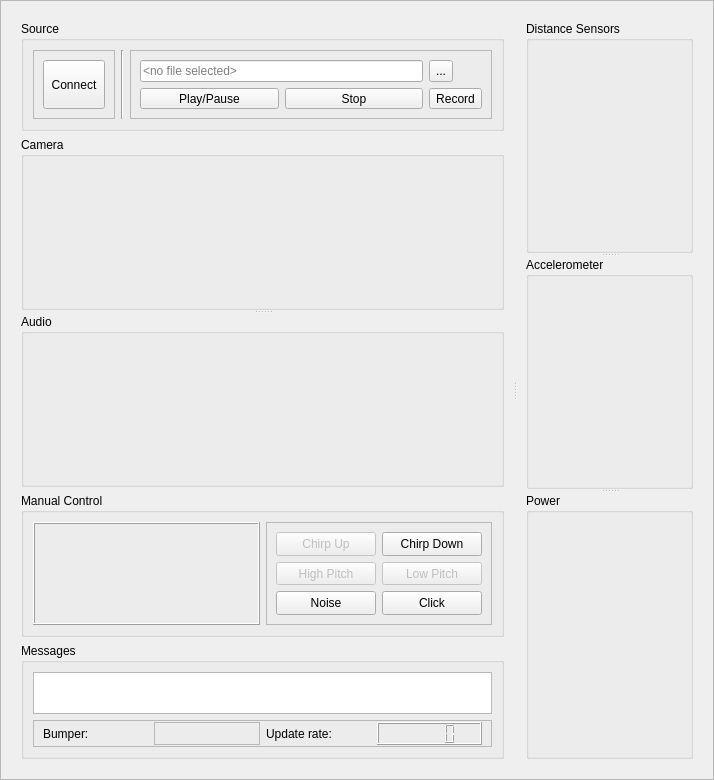
<?xml version="1.0" encoding="UTF-8"?>
<ui version="4.0">
 <class>RobotinoWindow</class>
 <widget class="QFrame" name="RobotinoWindow">
  <property name="geometry">
   <rect>
    <x>0</x>
    <y>0</y>
    <width>714</width>
    <height>780</height>
   </rect>
  </property>
  <property name="windowTitle">
   <string>Robotino</string>
  </property>
  <property name="windowIcon">
   <iconset resource="robotino-ressources.qrc">
    <normaloff>:/robotino-icon.png</normaloff>:/robotino-icon.png</iconset>
  </property>
  <property name="frameShape">
   <enum>QFrame::StyledPanel</enum>
  </property>
  <property name="frameShadow">
   <enum>QFrame::Raised</enum>
  </property>
  <layout class="QGridLayout" name="gridLayout_7">
   <item row="0" column="0">
    <widget class="QSplitter" name="splitter">
     <property name="sizePolicy">
      <sizepolicy hsizetype="Minimum" vsizetype="Preferred">
       <horstretch>0</horstretch>
       <verstretch>0</verstretch>
      </sizepolicy>
     </property>
     <property name="orientation">
      <enum>Qt::Horizontal</enum>
     </property>
     <widget class="QFrame" name="LeftFrame">
      <property name="sizePolicy">
       <sizepolicy hsizetype="Minimum" vsizetype="Preferred">
        <horstretch>0</horstretch>
        <verstretch>0</verstretch>
       </sizepolicy>
      </property>
      <property name="frameShape">
       <enum>QFrame::NoFrame</enum>
      </property>
      <property name="frameShadow">
       <enum>QFrame::Raised</enum>
      </property>
      <property name="lineWidth">
       <number>0</number>
      </property>
      <layout class="QVBoxLayout" name="verticalLayout" stretch="0,3,0,1">
       <item>
        <widget class="QGroupBox" name="groupBox">
         <property name="sizePolicy">
          <sizepolicy hsizetype="Minimum" vsizetype="Preferred">
           <horstretch>0</horstretch>
           <verstretch>0</verstretch>
          </sizepolicy>
         </property>
         <property name="title">
          <string>Source</string>
         </property>
         <property name="flat">
          <bool>true</bool>
         </property>
         <layout class="QGridLayout" name="gridLayout_4">
          <item row="0" column="0">
           <widget class="QFrame" name="frame_3">
            <property name="sizePolicy">
             <sizepolicy hsizetype="Preferred" vsizetype="Preferred">
              <horstretch>0</horstretch>
              <verstretch>0</verstretch>
             </sizepolicy>
            </property>
            <property name="frameShape">
             <enum>QFrame::StyledPanel</enum>
            </property>
            <property name="frameShadow">
             <enum>QFrame::Raised</enum>
            </property>
            <layout class="QVBoxLayout" name="verticalLayout_8">
             <item>
              <widget class="QToolButton" name="ConnectButton">
               <property name="sizePolicy">
                <sizepolicy hsizetype="Minimum" vsizetype="Preferred">
                 <horstretch>0</horstretch>
                 <verstretch>0</verstretch>
                </sizepolicy>
               </property>
               <property name="minimumSize">
                <size>
                 <width>62</width>
                 <height>0</height>
                </size>
               </property>
               <property name="text">
                <string>Connect</string>
               </property>
               <property name="autoRaise">
                <bool>false</bool>
               </property>
              </widget>
             </item>
            </layout>
           </widget>
          </item>
          <item row="0" column="2">
           <widget class="QFrame" name="filePlayRecordPanel">
            <property name="sizePolicy">
             <sizepolicy hsizetype="Expanding" vsizetype="Preferred">
              <horstretch>0</horstretch>
              <verstretch>0</verstretch>
             </sizepolicy>
            </property>
            <property name="frameShape">
             <enum>QFrame::StyledPanel</enum>
            </property>
            <property name="frameShadow">
             <enum>QFrame::Raised</enum>
            </property>
            <layout class="QGridLayout" name="gridLayout_5">
             <item row="0" column="0" colspan="2">
              <widget class="QLineEdit" name="lineEdit">
               <property name="sizePolicy">
                <sizepolicy hsizetype="Minimum" vsizetype="Preferred">
                 <horstretch>2</horstretch>
                 <verstretch>0</verstretch>
                </sizepolicy>
               </property>
               <property name="sizeIncrement">
                <size>
                 <width>2</width>
                 <height>0</height>
                </size>
               </property>
               <property name="baseSize">
                <size>
                 <width>2</width>
                 <height>0</height>
                </size>
               </property>
               <property name="placeholderText">
                <string>&lt;no file selected&gt;</string>
               </property>
              </widget>
             </item>
             <item row="1" column="0">
              <widget class="QToolButton" name="playPause">
               <property name="sizePolicy">
                <sizepolicy hsizetype="Preferred" vsizetype="Preferred">
                 <horstretch>0</horstretch>
                 <verstretch>0</verstretch>
                </sizepolicy>
               </property>
               <property name="text">
                <string>Play/Pause</string>
               </property>
               <property name="icon">
                <iconset resource="robotino-ressources.qrc">
                 <normaloff>:/icons/media-playback-start.png</normaloff>
                 <normalon>:/icons/media-playback-pause.png</normalon>:/icons/media-playback-start.png</iconset>
               </property>
               <property name="checkable">
                <bool>true</bool>
               </property>
              </widget>
             </item>
             <item row="1" column="1">
              <widget class="QToolButton" name="playRecordStop">
               <property name="sizePolicy">
                <sizepolicy hsizetype="Preferred" vsizetype="Preferred">
                 <horstretch>0</horstretch>
                 <verstretch>0</verstretch>
                </sizepolicy>
               </property>
               <property name="text">
                <string>Stop</string>
               </property>
               <property name="icon">
                <iconset>
                 <normalon>:/icons/media-playback-stop.png</normalon>
                </iconset>
               </property>
              </widget>
             </item>
             <item row="1" column="2">
              <widget class="QToolButton" name="record">
               <property name="sizePolicy">
                <sizepolicy hsizetype="Preferred" vsizetype="Preferred">
                 <horstretch>0</horstretch>
                 <verstretch>0</verstretch>
                </sizepolicy>
               </property>
               <property name="text">
                <string>Record</string>
               </property>
               <property name="icon">
                <iconset resource="robotino-ressources.qrc">
                 <normaloff>:/icons/media-record-inactive.png</normaloff>
                 <normalon>:/icons/media-record.png</normalon>:/icons/media-record-inactive.png</iconset>
               </property>
               <property name="checkable">
                <bool>true</bool>
               </property>
              </widget>
             </item>
             <item row="0" column="2">
              <widget class="QToolButton" name="fileChoose">
               <property name="sizePolicy">
                <sizepolicy hsizetype="Fixed" vsizetype="Preferred">
                 <horstretch>0</horstretch>
                 <verstretch>0</verstretch>
                </sizepolicy>
               </property>
               <property name="text">
                <string>...</string>
               </property>
              </widget>
             </item>
            </layout>
           </widget>
          </item>
          <item row="0" column="1">
           <widget class="Line" name="line">
            <property name="sizePolicy">
             <sizepolicy hsizetype="Fixed" vsizetype="Preferred">
              <horstretch>0</horstretch>
              <verstretch>0</verstretch>
             </sizepolicy>
            </property>
            <property name="orientation">
             <enum>Qt::Vertical</enum>
            </property>
           </widget>
          </item>
         </layout>
        </widget>
       </item>
       <item>
        <widget class="QSplitter" name="splitter_2">
         <property name="sizePolicy">
          <sizepolicy hsizetype="Minimum" vsizetype="Preferred">
           <horstretch>0</horstretch>
           <verstretch>0</verstretch>
          </sizepolicy>
         </property>
         <property name="orientation">
          <enum>Qt::Vertical</enum>
         </property>
         <widget class="QGroupBox" name="cameraPanel">
          <property name="sizePolicy">
           <sizepolicy hsizetype="Minimum" vsizetype="Preferred">
            <horstretch>0</horstretch>
            <verstretch>0</verstretch>
           </sizepolicy>
          </property>
          <property name="baseSize">
           <size>
            <width>120</width>
            <height>60</height>
           </size>
          </property>
          <property name="title">
           <string>Camera</string>
          </property>
          <property name="flat">
           <bool>true</bool>
          </property>
          <layout class="QVBoxLayout" name="verticalLayout_4"/>
         </widget>
         <widget class="QGroupBox" name="audioPanel">
          <property name="sizePolicy">
           <sizepolicy hsizetype="Minimum" vsizetype="Preferred">
            <horstretch>0</horstretch>
            <verstretch>0</verstretch>
           </sizepolicy>
          </property>
          <property name="minimumSize">
           <size>
            <width>0</width>
            <height>0</height>
           </size>
          </property>
          <property name="baseSize">
           <size>
            <width>120</width>
            <height>60</height>
           </size>
          </property>
          <property name="title">
           <string>Audio</string>
          </property>
          <property name="flat">
           <bool>true</bool>
          </property>
          <layout class="QVBoxLayout" name="verticalLayout_7"/>
         </widget>
        </widget>
       </item>
       <item>
        <widget class="QGroupBox" name="Keypad">
         <property name="sizePolicy">
          <sizepolicy hsizetype="Minimum" vsizetype="Fixed">
           <horstretch>0</horstretch>
           <verstretch>0</verstretch>
          </sizepolicy>
         </property>
         <property name="minimumSize">
          <size>
           <width>0</width>
           <height>0</height>
          </size>
         </property>
         <property name="title">
          <string>Manual Control</string>
         </property>
         <property name="flat">
          <bool>true</bool>
         </property>
         <layout class="QHBoxLayout" name="horizontalLayout_2">
          <item>
           <widget class="QFrame" name="frame">
            <property name="sizePolicy">
             <sizepolicy hsizetype="Minimum" vsizetype="Preferred">
              <horstretch>0</horstretch>
              <verstretch>0</verstretch>
             </sizepolicy>
            </property>
            <property name="frameShape">
             <enum>QFrame::Box</enum>
            </property>
            <property name="frameShadow">
             <enum>QFrame::Raised</enum>
            </property>
            <layout class="QGridLayout" name="gridLayout">
             <item row="0" column="1">
              <widget class="QToolButton" name="n">
               <property name="sizePolicy">
                <sizepolicy hsizetype="Minimum" vsizetype="Preferred">
                 <horstretch>0</horstretch>
                 <verstretch>0</verstretch>
                </sizepolicy>
               </property>
               <property name="text">
                <string/>
               </property>
               <property name="icon">
                <iconset resource="robotino-ressources.qrc">
                 <normaloff>:/icons/arrow-up.png</normaloff>:/icons/arrow-up.png</iconset>
               </property>
               <property name="autoRaise">
                <bool>true</bool>
               </property>
              </widget>
             </item>
             <item row="0" column="0">
              <widget class="QToolButton" name="ccl">
               <property name="sizePolicy">
                <sizepolicy hsizetype="Minimum" vsizetype="Preferred">
                 <horstretch>0</horstretch>
                 <verstretch>0</verstretch>
                </sizepolicy>
               </property>
               <property name="text">
                <string/>
               </property>
               <property name="icon">
                <iconset resource="robotino-ressources.qrc">
                 <normaloff>:/icons/arrow-ccl.png</normaloff>:/icons/arrow-ccl.png</iconset>
               </property>
               <property name="autoRaise">
                <bool>true</bool>
               </property>
              </widget>
             </item>
             <item row="0" column="2">
              <widget class="QToolButton" name="cl">
               <property name="sizePolicy">
                <sizepolicy hsizetype="Minimum" vsizetype="Preferred">
                 <horstretch>0</horstretch>
                 <verstretch>0</verstretch>
                </sizepolicy>
               </property>
               <property name="text">
                <string/>
               </property>
               <property name="icon">
                <iconset resource="robotino-ressources.qrc">
                 <normaloff>:/icons/arrow-cl.png</normaloff>:/icons/arrow-cl.png</iconset>
               </property>
               <property name="autoRaise">
                <bool>true</bool>
               </property>
              </widget>
             </item>
             <item row="1" column="0">
              <widget class="QToolButton" name="w">
               <property name="sizePolicy">
                <sizepolicy hsizetype="Minimum" vsizetype="Preferred">
                 <horstretch>0</horstretch>
                 <verstretch>0</verstretch>
                </sizepolicy>
               </property>
               <property name="text">
                <string/>
               </property>
               <property name="icon">
                <iconset resource="robotino-ressources.qrc">
                 <normaloff>:/icons/arrow-left.png</normaloff>:/icons/arrow-left.png</iconset>
               </property>
               <property name="autoRaise">
                <bool>true</bool>
               </property>
              </widget>
             </item>
             <item row="1" column="1">
              <widget class="QToolButton" name="stop">
               <property name="sizePolicy">
                <sizepolicy hsizetype="Minimum" vsizetype="Preferred">
                 <horstretch>0</horstretch>
                 <verstretch>0</verstretch>
                </sizepolicy>
               </property>
               <property name="text">
                <string/>
               </property>
               <property name="icon">
                <iconset resource="robotino-ressources.qrc">
                 <normaloff>:/icons/arrow-stop.png</normaloff>:/icons/arrow-stop.png</iconset>
               </property>
               <property name="autoRaise">
                <bool>true</bool>
               </property>
              </widget>
             </item>
             <item row="1" column="2">
              <widget class="QToolButton" name="o">
               <property name="sizePolicy">
                <sizepolicy hsizetype="Minimum" vsizetype="Preferred">
                 <horstretch>0</horstretch>
                 <verstretch>0</verstretch>
                </sizepolicy>
               </property>
               <property name="text">
                <string/>
               </property>
               <property name="icon">
                <iconset resource="robotino-ressources.qrc">
                 <normaloff>:/icons/arrow-right.png</normaloff>:/icons/arrow-right.png</iconset>
               </property>
               <property name="autoRaise">
                <bool>true</bool>
               </property>
              </widget>
             </item>
             <item row="2" column="1">
              <widget class="QToolButton" name="s">
               <property name="sizePolicy">
                <sizepolicy hsizetype="Minimum" vsizetype="Preferred">
                 <horstretch>0</horstretch>
                 <verstretch>0</verstretch>
                </sizepolicy>
               </property>
               <property name="text">
                <string/>
               </property>
               <property name="icon">
                <iconset resource="robotino-ressources.qrc">
                 <normaloff>:/icons/arrow-down.png</normaloff>:/icons/arrow-down.png</iconset>
               </property>
               <property name="autoRaise">
                <bool>true</bool>
               </property>
              </widget>
             </item>
            </layout>
           </widget>
          </item>
          <item>
           <widget class="QFrame" name="keypadFrame">
            <property name="sizePolicy">
             <sizepolicy hsizetype="Minimum" vsizetype="Preferred">
              <horstretch>0</horstretch>
              <verstretch>0</verstretch>
             </sizepolicy>
            </property>
            <property name="frameShape">
             <enum>QFrame::StyledPanel</enum>
            </property>
            <property name="frameShadow">
             <enum>QFrame::Raised</enum>
            </property>
            <layout class="QGridLayout" name="gridLayout_6">
             <item row="0" column="0">
              <widget class="QToolButton" name="playChirpUp">
               <property name="enabled">
                <bool>false</bool>
               </property>
               <property name="sizePolicy">
                <sizepolicy hsizetype="Minimum" vsizetype="Preferred">
                 <horstretch>0</horstretch>
                 <verstretch>0</verstretch>
                </sizepolicy>
               </property>
               <property name="text">
                <string>Chirp Up</string>
               </property>
              </widget>
             </item>
             <item row="2" column="0">
              <widget class="QToolButton" name="playHigh">
               <property name="enabled">
                <bool>false</bool>
               </property>
               <property name="sizePolicy">
                <sizepolicy hsizetype="Minimum" vsizetype="Preferred">
                 <horstretch>0</horstretch>
                 <verstretch>0</verstretch>
                </sizepolicy>
               </property>
               <property name="text">
                <string>High Pitch</string>
               </property>
              </widget>
             </item>
             <item row="4" column="0">
              <widget class="QToolButton" name="playNoise">
               <property name="sizePolicy">
                <sizepolicy hsizetype="Minimum" vsizetype="Preferred">
                 <horstretch>0</horstretch>
                 <verstretch>0</verstretch>
                </sizepolicy>
               </property>
               <property name="text">
                <string>Noise</string>
               </property>
              </widget>
             </item>
             <item row="0" column="1">
              <widget class="QToolButton" name="playChirpDown">
               <property name="sizePolicy">
                <sizepolicy hsizetype="Minimum" vsizetype="Preferred">
                 <horstretch>0</horstretch>
                 <verstretch>0</verstretch>
                </sizepolicy>
               </property>
               <property name="text">
                <string>Chirp Down</string>
               </property>
              </widget>
             </item>
             <item row="2" column="1">
              <widget class="QToolButton" name="playLow">
               <property name="enabled">
                <bool>false</bool>
               </property>
               <property name="sizePolicy">
                <sizepolicy hsizetype="Minimum" vsizetype="Preferred">
                 <horstretch>0</horstretch>
                 <verstretch>0</verstretch>
                </sizepolicy>
               </property>
               <property name="text">
                <string>Low Pitch</string>
               </property>
              </widget>
             </item>
             <item row="4" column="1">
              <widget class="QToolButton" name="playClick">
               <property name="sizePolicy">
                <sizepolicy hsizetype="Minimum" vsizetype="Preferred">
                 <horstretch>0</horstretch>
                 <verstretch>0</verstretch>
                </sizepolicy>
               </property>
               <property name="text">
                <string>Click</string>
               </property>
              </widget>
             </item>
            </layout>
           </widget>
          </item>
         </layout>
        </widget>
       </item>
       <item>
        <widget class="QGroupBox" name="Messages">
         <property name="sizePolicy">
          <sizepolicy hsizetype="Minimum" vsizetype="Minimum">
           <horstretch>0</horstretch>
           <verstretch>0</verstretch>
          </sizepolicy>
         </property>
         <property name="minimumSize">
          <size>
           <width>0</width>
           <height>100</height>
          </size>
         </property>
         <property name="title">
          <string>Messages</string>
         </property>
         <property name="flat">
          <bool>true</bool>
         </property>
         <layout class="QVBoxLayout" name="verticalLayout_2">
          <property name="sizeConstraint">
           <enum>QLayout::SetNoConstraint</enum>
          </property>
          <item>
           <widget class="QTextEdit" name="messagePanel">
            <property name="sizePolicy">
             <sizepolicy hsizetype="Minimum" vsizetype="Preferred">
              <horstretch>0</horstretch>
              <verstretch>0</verstretch>
             </sizepolicy>
            </property>
            <property name="minimumSize">
             <size>
              <width>0</width>
              <height>0</height>
             </size>
            </property>
           </widget>
          </item>
          <item>
           <widget class="QFrame" name="bumperRateFrame">
            <property name="sizePolicy">
             <sizepolicy hsizetype="Minimum" vsizetype="Fixed">
              <horstretch>0</horstretch>
              <verstretch>0</verstretch>
             </sizepolicy>
            </property>
            <property name="frameShape">
             <enum>QFrame::StyledPanel</enum>
            </property>
            <property name="frameShadow">
             <enum>QFrame::Plain</enum>
            </property>
            <layout class="QHBoxLayout" name="horizontalLayout_3">
             <property name="topMargin">
              <number>1</number>
             </property>
             <property name="bottomMargin">
              <number>1</number>
             </property>
             <item>
              <widget class="QLabel" name="labelBumper">
               <property name="sizePolicy">
                <sizepolicy hsizetype="Minimum" vsizetype="Preferred">
                 <horstretch>0</horstretch>
                 <verstretch>0</verstretch>
                </sizepolicy>
               </property>
               <property name="text">
                <string>Bumper:</string>
               </property>
              </widget>
             </item>
             <item>
              <widget class="QFrame" name="bumperDisplay">
               <property name="sizePolicy">
                <sizepolicy hsizetype="Minimum" vsizetype="Minimum">
                 <horstretch>0</horstretch>
                 <verstretch>0</verstretch>
                </sizepolicy>
               </property>
               <property name="minimumSize">
                <size>
                 <width>0</width>
                 <height>10</height>
                </size>
               </property>
               <property name="frameShape">
                <enum>QFrame::StyledPanel</enum>
               </property>
               <property name="frameShadow">
                <enum>QFrame::Raised</enum>
               </property>
              </widget>
             </item>
             <item>
              <widget class="QLabel" name="labelUpdateRate">
               <property name="sizePolicy">
                <sizepolicy hsizetype="Minimum" vsizetype="Preferred">
                 <horstretch>0</horstretch>
                 <verstretch>0</verstretch>
                </sizepolicy>
               </property>
               <property name="text">
                <string>Update rate:</string>
               </property>
              </widget>
             </item>
             <item>
              <widget class="QLCDNumber" name="updateRate">
               <property name="sizePolicy">
                <sizepolicy hsizetype="Minimum" vsizetype="Preferred">
                 <horstretch>0</horstretch>
                 <verstretch>0</verstretch>
                </sizepolicy>
               </property>
              </widget>
             </item>
            </layout>
           </widget>
          </item>
         </layout>
        </widget>
       </item>
      </layout>
     </widget>
     <widget class="QFrame" name="RightFrame">
      <property name="frameShape">
       <enum>QFrame::NoFrame</enum>
      </property>
      <property name="frameShadow">
       <enum>QFrame::Raised</enum>
      </property>
      <property name="lineWidth">
       <number>0</number>
      </property>
      <layout class="QGridLayout" name="gridLayout_3">
       <item row="0" column="0">
        <widget class="QSplitter" name="splitter_3">
         <property name="orientation">
          <enum>Qt::Vertical</enum>
         </property>
         <widget class="QGroupBox" name="DistanceSensors">
          <property name="title">
           <string>Distance Sensors</string>
          </property>
          <property name="flat">
           <bool>true</bool>
          </property>
          <layout class="QVBoxLayout" name="verticalLayout_3"/>
         </widget>
         <widget class="QGroupBox" name="Accelerometer">
          <property name="title">
           <string>Accelerometer</string>
          </property>
          <property name="flat">
           <bool>true</bool>
          </property>
          <layout class="QVBoxLayout" name="verticalLayout_5"/>
         </widget>
         <widget class="QGroupBox" name="Power">
          <property name="minimumSize">
           <size>
            <width>0</width>
            <height>0</height>
           </size>
          </property>
          <property name="title">
           <string>Power</string>
          </property>
          <property name="flat">
           <bool>true</bool>
          </property>
          <layout class="QVBoxLayout" name="verticalLayout_6">
           <item>
            <widget class="QwtPlot" name="motorPlot">
             <property name="sizePolicy">
              <sizepolicy hsizetype="Preferred" vsizetype="MinimumExpanding">
               <horstretch>0</horstretch>
               <verstretch>0</verstretch>
              </sizepolicy>
             </property>
            </widget>
           </item>
           <item>
            <widget class="QwtPlot" name="powerPlot">
             <property name="sizePolicy">
              <sizepolicy hsizetype="Preferred" vsizetype="MinimumExpanding">
               <horstretch>0</horstretch>
               <verstretch>0</verstretch>
              </sizepolicy>
             </property>
            </widget>
           </item>
          </layout>
         </widget>
        </widget>
       </item>
      </layout>
     </widget>
    </widget>
   </item>
  </layout>
 </widget>
 <customwidgets>
  <customwidget>
   <class>QwtPlot</class>
   <extends>QFrame</extends>
   <header>qwt_plot.h</header>
   <container>1</container>
  </customwidget>
 </customwidgets>
 <resources>
  <include location="robotino-ressources.qrc"/>
 </resources>
 <connections/>
</ui>
